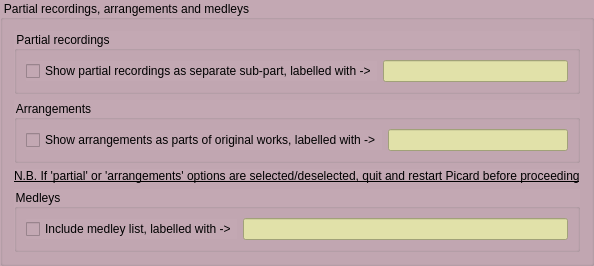
            <widget class="QGroupBox" name="groupBox_12">
             <property name="toolTip">
              <string>&lt;html&gt;&lt;head/&gt;&lt;body&gt;&lt;p&gt;Enter text - do not use any quotation marks&lt;/p&gt;&lt;/body&gt;&lt;/html&gt;</string>
             </property>
             <property name="styleSheet">
              <string notr="true">background-color: rgb(195, 168, 179);</string>
             </property>
             <property name="title">
              <string>Partial recordings, arrangements and medleys</string>
             </property>
             <layout class="QVBoxLayout" name="verticalLayout_19">
              <item>
               <widget class="QGroupBox" name="groupBox_13">
                <property name="whatsThis">
                 <string>&lt;html&gt;&lt;head/&gt;&lt;body&gt;&lt;p&gt;If this option is selected, partial recordings will be treated as a sub-part of the whole recording and will have the related text included in its name. Note that this text is at the end of the canonical name, but the latter will probably be stripped from the sub-part as it duplicates the recording work name; any title text will be appended to the whole. Note that, if &amp;quot;Consistent with lowest level work description&amp;quot; is chosen in section 2, the text may be treated as a &amp;quot;prefix&amp;quot; similar to those in the &amp;quot;Advanced&amp;quot; tab. If this eliminates other similar prefixes and has unwanted effects, then either change the desired text slightly (e.g. surround with brackets) or use the &amp;quot;Full MusicBrainz work hierarchy&amp;quot; option in section 2.&lt;/p&gt;&lt;/body&gt;&lt;/html&gt;</string>
                </property>
                <property name="title">
                 <string>Partial recordings</string>
                </property>
                <layout class="QHBoxLayout" name="horizontalLayout_13">
                 <item>
                  <widget class="QCheckBox" name="cwp_partial">
                   <property name="text">
                    <string>Show partial recordings as separate sub-part, labelled with -&gt;</string>
                   </property>
                  </widget>
                 </item>
                 <item>
                  <widget class="QLineEdit" name="cwp_partial_text">
                   <property name="styleSheet">
                    <string notr="true">background-color: rgb(225, 225, 169);</string>
                   </property>
                  </widget>
                 </item>
                </layout>
               </widget>
              </item>
              <item>
               <widget class="QGroupBox" name="groupBox_14">
                <property name="whatsThis">
                 <string>&lt;html&gt;&lt;head/&gt;&lt;body&gt;&lt;p&gt;If this option is selected, works which are arrangements of other works will have the latter treated in the same manner as &amp;quot;parent&amp;quot; works, except that the arrangement work name will be prefixed by the text provided.&lt;/p&gt;&lt;/body&gt;&lt;/html&gt;</string>
                </property>
                <property name="title">
                 <string>Arrangements</string>
                </property>
                <layout class="QHBoxLayout" name="horizontalLayout_15">
                 <item>
                  <widget class="QCheckBox" name="cwp_arrangements">
                   <property name="text">
                    <string>Show arrangements as parts of original works, labelled with -&gt;</string>
                   </property>
                  </widget>
                 </item>
                 <item>
                  <widget class="QLineEdit" name="cwp_arrangements_text">
                   <property name="styleSheet">
                    <string notr="true">background-color: rgb(225, 225, 169);</string>
                   </property>
                  </widget>
                 </item>
                </layout>
               </widget>
              </item>
              <item>
               <widget class="QLabel" name="label_20">
                <property name="styleSheet">
                 <string notr="true">font: 75 8pt &quot;MS Shell Dlg 2&quot;;
text-decoration: underline;</string>
                </property>
                <property name="text">
                 <string>N.B. If 'partial' or 'arrangements' options are selected/deselected, quit and restart Picard before proceeding</string>
                </property>
               </widget>
              </item>
              <item>
               <widget class="QGroupBox" name="groupBox_15">
                <property name="title">
                 <string>Medleys</string>
                </property>
                <layout class="QHBoxLayout" name="horizontalLayout_12">
                 <item>
                  <widget class="QCheckBox" name="cwp_medley">
                   <property name="text">
                    <string>Include medley list, labelled with -&gt;</string>
                   </property>
                  </widget>
                 </item>
                 <item>
                  <widget class="QLineEdit" name="cwp_medley_text">
                   <property name="styleSheet">
                    <string notr="true">background-color: rgb(225, 225, 169);</string>
                   </property>
                  </widget>
                 </item>
                </layout>
               </widget>
              </item>
             </layout>
            </widget>
